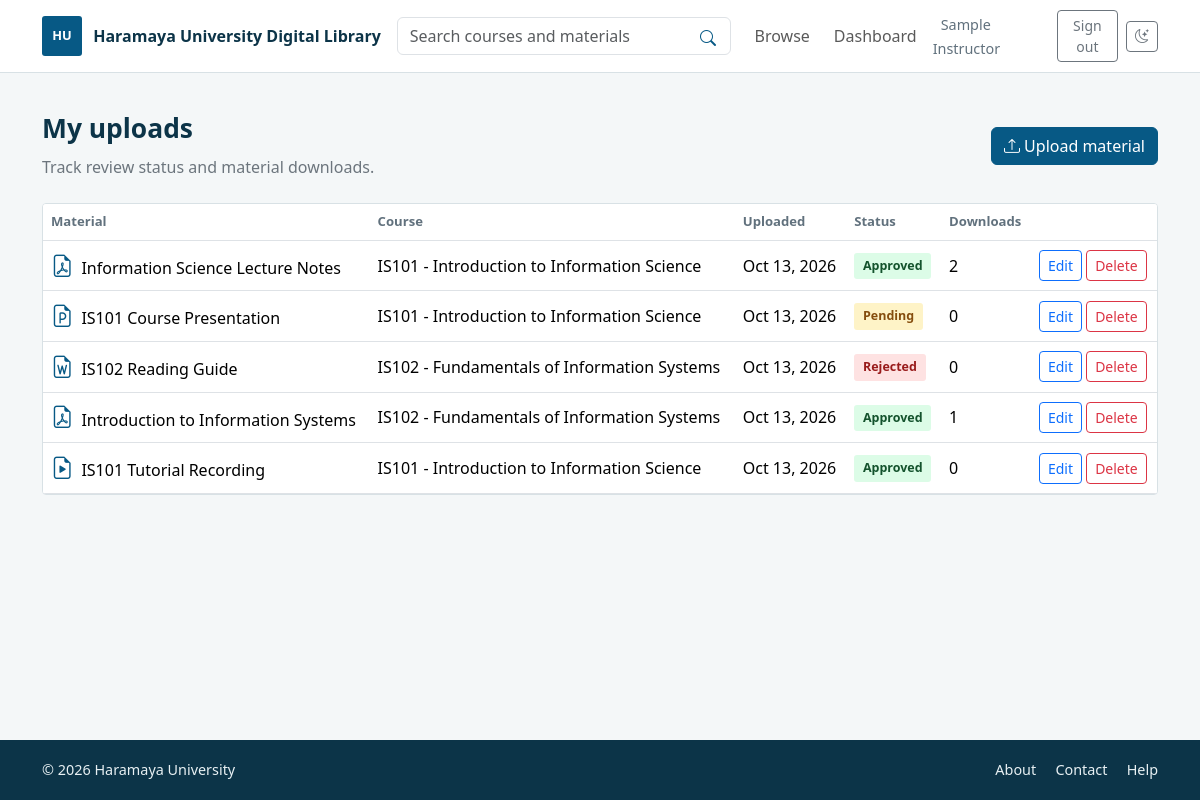
Screenshot of /instructor/my_uploads.php (signed in) with the database file from the repository.
### tables this page shows
CREATE TABLE IF NOT EXISTS materials (
    material_id BIGINT UNSIGNED NOT NULL AUTO_INCREMENT,
    title VARCHAR(200) NOT NULL,
    description TEXT NULL,
    file_path VARCHAR(255) NOT NULL,
    file_type VARCHAR(10) NOT NULL,
    file_size BIGINT UNSIGNED NOT NULL,
    course_id BIGINT UNSIGNED NOT NULL,
    uploader_id BIGINT UNSIGNED NOT NULL,
    upload_date TIMESTAMP NOT NULL DEFAULT CURRENT_TIMESTAMP,
     
    approved TINYINT(1) NULL DEFAULT NULL,
    download_count BIGINT UNSIGNED NOT NULL DEFAULT 0,
    PRIMARY KEY (material_id),
    UNIQUE KEY uq_materials_file_path (file_path),
    KEY idx_materials_course_approval_date (course_id, approved, upload_date),
    KEY idx_materials_approval_date (approved, upload_date),
    KEY idx_materials_download_count (download_count),
    KEY idx_materials_uploader (uploader_id),
    CONSTRAINT chk_materials_approved CHECK (approved IS NULL OR approved IN (0, 1)),
    CONSTRAINT fk_materials_course
        FOREIGN KEY (course_id) REFERENCES courses (course_id)
        ON UPDATE CASCADE
        ON DELETE CASCADE,
    CONSTRAINT fk_materials_uploader
        FOREIGN KEY (uploader_id) REFERENCES users (user_id)
        ON UPDATE CASCADE
        ON DELETE RESTRICT
);

CREATE TABLE IF NOT EXISTS courses (
    course_id BIGINT UNSIGNED NOT NULL AUTO_INCREMENT,
    course_code VARCHAR(30) NOT NULL,
    course_title VARCHAR(180) NOT NULL,
    department_id SMALLINT UNSIGNED NOT NULL,
    year TINYINT UNSIGNED NOT NULL,
    semester TINYINT UNSIGNED NOT NULL,
    instructor_id BIGINT UNSIGNED NULL,
    PRIMARY KEY (course_id),
    UNIQUE KEY uq_courses_department_code (department_id, course_code),
    KEY idx_courses_curriculum (department_id, year, semester),
    KEY idx_courses_instructor (instructor_id),
    CONSTRAINT chk_courses_year CHECK (year BETWEEN 1 AND 6),
    CONSTRAINT chk_courses_semester CHECK (semester IN (1, 2)),
    CONSTRAINT fk_courses_department
        FOREIGN KEY (department_id) REFERENCES departments (department_id)
        ON UPDATE CASCADE
        ON DELETE RESTRICT,
    CONSTRAINT fk_courses_instructor
        FOREIGN KEY (instructor_id) REFERENCES users (user_id)
        ON UPDATE CASCADE
        ON DELETE SET NULL
);

### includes/functions.php (called while the page is built, shortened)
<?php
function e(mixed $value): string
{
    return htmlspecialchars((string) $value, ENT_QUOTES | ENT_SUBSTITUTE, 'UTF-8');
}
function site_url(string $path = ''): string
{
    $base = BASE_URL;
    $path = ltrim($path, '/');
    return $base . ($path === '' ? '/' : '/' . $path);
}
function get_file_icon(string $fileType): string
{
    return match (strtolower($fileType)) {
        'pdf' => 'bi-file-earmark-pdf',
        'doc', 'docx' => 'bi-file-earmark-word',
        'ppt', 'pptx' => 'bi-file-earmark-ppt',
        'mp4' => 'bi-file-earmark-play',
        default => 'bi-file-earmark',
    };
}

### instructor/my_uploads.php (the view, shortened to what this page needs)
<?php
require_once __DIR__ . '/../includes/auth.php';
$statement = $pdo->prepare(
    'SELECT m.material_id, m.title, m.file_type, m.upload_date, m.approved, m.download_count,
            c.course_code, c.course_title
     FROM materials AS m JOIN courses AS c ON c.course_id = m.course_id
     WHERE m.uploader_id = :uploader_id ORDER BY m.upload_date DESC'
);
$statement->execute(['uploader_id' => $_SESSION['user_id']]);
$materials = $statement->fetchAll();
require __DIR__ . '/../includes/header.php';
?>
<main class="container page-shell">
    <div class="page-toolbar"><div><h1 class="page-title">My uploads</h1><p class="text-secondary mb-0">Track review status and material downloads.</p></div>
        <a class="btn btn-primary" href="<?= e(site_url('instructor/upload.php')) ?>"><i class="bi bi-upload" aria-hidden="true"></i> Upload material</a></div>
    <div class="table-responsive content-panel p-0"><table class="table align-middle mb-0"><thead><tr><th>Material</th><th>Course</th><th>Uploaded</th><th>Status</th><th>Downloads</th><th><span class="visually-hidden">Actions</span></th></tr></thead><tbody>
        <?php foreach ($materials as $material): ?>
            <?php $status = $material['approved'] === null ? 'pending' : ((int) $material['approved'] === 1 ? 'approved' : 'rejected'); ?>
            <tr><td><i class="bi <?= e(get_file_icon($material['file_type'])) ?> material-icon me-2" aria-hidden="true"></i><?= e($material['title']) ?></td>
                <td><?= e($material['course_code'] . ' - ' . $material['course_title']) ?></td><td><?= e(date('M j, Y', strtotime($material['upload_date']))) ?></td>
                <td><span class="status-badge status-<?= e($status) ?>"><?= e(ucfirst($status)) ?></span></td><td><?= (int) $material['download_count'] ?></td>
                <td class="text-nowrap"><a class="btn btn-sm btn-outline-primary" href="<?= e(site_url('instructor/edit_upload.php?id=' . (int) $material['material_id'])) ?>" aria-label="Edit <?= e($material['title']) ?>">Edit</a>
                    <form method="post" class="d-inline" data-confirm="Delete this upload permanently?" action="<?= e(site_url('instructor/my_uploads.php')) ?>">
                        <?= csrf_field() ?><input type="hidden" name="material_id" value="<?= (int) $material['material_id'] ?>"><button class="btn btn-sm btn-outline-danger" type="submit">Delete</button>
                    </form></td></tr>
        <?php endforeach; ?>
    </tbody></table></div>
</main>
<?php require __DIR__ . '/../includes/footer.php'; ?>

### assets/css/style.css (style rules this page uses)
:root { color-scheme: light; --ink: #172b3a; --muted: #61717d; --blue: #075985; --blue-deep: #0c3448; --gold: #d5a12b; --paper: #f4f7f8; --line: #d8e1e5; --surface: #ffffff; }
* { box-sizing: border-box; }
body { min-height: 100vh; display: flex; flex-direction: column; color: var(--ink); background: var(--paper); }
.page-shell { flex: 1; padding-top: 2.5rem; padding-bottom: 3.5rem; }
.page-title { margin-bottom: .65rem; color: var(--blue-deep); font-size: 1.65rem; font-weight: 700; }
.form-panel, .content-panel { padding: clamp(1rem, 3vw, 1.5rem); border: 1px solid var(--line); border-radius: 4px; background: var(--surface); }
.btn-primary { --bs-btn-bg: var(--blue); --bs-btn-border-color: var(--blue); --bs-btn-hover-bg: var(--blue-deep); --bs-btn-hover-border-color: var(--blue-deep); }
.table { --bs-table-bg: var(--surface); }
.table thead th { color: var(--muted); font-size: .82rem; font-weight: 700; white-space: nowrap; }
.material-icon { color: var(--blue); font-size: 1.4rem; }
.status-badge { display: inline-block; padding: .25rem .55rem; border-radius: 3px; font-size: .78rem; font-weight: 700; }
.status-approved { color: #14532d; background: #dcfce7; }
.status-pending { color: #854d0e; background: #fef3c7; }
.status-rejected { color: #991b1b; background: #fee2e2; }
.page-toolbar { display: flex; align-items: center; justify-content: space-between; gap: 1rem; margin-bottom: 1.5rem; }

### rows the page displays
materials: title "Information Science Lecture Notes", course.course_title "IS101 - Introduction to Information Science", upload_date "Oct 13, 2026", approved "Approved", download_count "2"
materials: title "IS101 Course Presentation", course.course_title "IS101 - Introduction to Information Science", upload_date "Oct 13, 2026", approved "Pending", download_count "0"
materials: title "IS102 Reading Guide", course.course_title "IS102 - Fundamentals of Information Systems", upload_date "Oct 13, 2026", approved "Rejected", download_count "0"
materials: title "Introduction to Information Systems", course.course_title "IS102 - Fundamentals of Information Systems", upload_date "Oct 13, 2026", approved "Approved", download_count "1"
materials: title "IS101 Tutorial Recording", course.course_title "IS101 - Introduction to Information Science", upload_date "Oct 13, 2026", approved "Approved", download_count "0"

### other values shown
$siteTitle "Haramaya University Digital Library"
$_SESSION['name'] "Sample Instructor"
